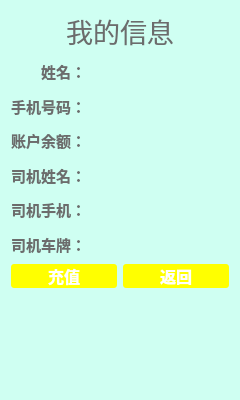
<?xml version="1.0" encoding="UTF-8"?>
<ui version="4.0">
 <class>InfoWidget</class>
 <widget class="QWidget" name="InfoWidget">
  <property name="geometry">
   <rect>
    <x>0</x>
    <y>0</y>
    <width>240</width>
    <height>400</height>
   </rect>
  </property>
  <property name="minimumSize">
   <size>
    <width>240</width>
    <height>400</height>
   </size>
  </property>
  <property name="maximumSize">
   <size>
    <width>240</width>
    <height>400</height>
   </size>
  </property>
  <property name="palette">
   <palette>
    <active>
     <colorrole role="WindowText">
      <brush brushstyle="SolidPattern">
       <color alpha="255">
        <red>0</red>
        <green>0</green>
        <blue>0</blue>
       </color>
      </brush>
     </colorrole>
     <colorrole role="Button">
      <brush brushstyle="SolidPattern">
       <color alpha="255">
        <red>207</red>
        <green>255</green>
        <blue>242</blue>
       </color>
      </brush>
     </colorrole>
     <colorrole role="Light">
      <brush brushstyle="SolidPattern">
       <color alpha="255">
        <red>255</red>
        <green>255</green>
        <blue>255</blue>
       </color>
      </brush>
     </colorrole>
     <colorrole role="Midlight">
      <brush brushstyle="SolidPattern">
       <color alpha="255">
        <red>231</red>
        <green>255</green>
        <blue>248</blue>
       </color>
      </brush>
     </colorrole>
     <colorrole role="Dark">
      <brush brushstyle="SolidPattern">
       <color alpha="255">
        <red>103</red>
        <green>127</green>
        <blue>121</blue>
       </color>
      </brush>
     </colorrole>
     <colorrole role="Mid">
      <brush brushstyle="SolidPattern">
       <color alpha="255">
        <red>138</red>
        <green>170</green>
        <blue>161</blue>
       </color>
      </brush>
     </colorrole>
     <colorrole role="Text">
      <brush brushstyle="SolidPattern">
       <color alpha="255">
        <red>0</red>
        <green>0</green>
        <blue>0</blue>
       </color>
      </brush>
     </colorrole>
     <colorrole role="BrightText">
      <brush brushstyle="SolidPattern">
       <color alpha="255">
        <red>255</red>
        <green>255</green>
        <blue>255</blue>
       </color>
      </brush>
     </colorrole>
     <colorrole role="ButtonText">
      <brush brushstyle="SolidPattern">
       <color alpha="255">
        <red>0</red>
        <green>0</green>
        <blue>0</blue>
       </color>
      </brush>
     </colorrole>
     <colorrole role="Base">
      <brush brushstyle="SolidPattern">
       <color alpha="255">
        <red>255</red>
        <green>255</green>
        <blue>255</blue>
       </color>
      </brush>
     </colorrole>
     <colorrole role="Window">
      <brush brushstyle="SolidPattern">
       <color alpha="255">
        <red>207</red>
        <green>255</green>
        <blue>242</blue>
       </color>
      </brush>
     </colorrole>
     <colorrole role="Shadow">
      <brush brushstyle="SolidPattern">
       <color alpha="255">
        <red>0</red>
        <green>0</green>
        <blue>0</blue>
       </color>
      </brush>
     </colorrole>
     <colorrole role="AlternateBase">
      <brush brushstyle="SolidPattern">
       <color alpha="255">
        <red>231</red>
        <green>255</green>
        <blue>248</blue>
       </color>
      </brush>
     </colorrole>
     <colorrole role="ToolTipBase">
      <brush brushstyle="SolidPattern">
       <color alpha="255">
        <red>255</red>
        <green>255</green>
        <blue>220</blue>
       </color>
      </brush>
     </colorrole>
     <colorrole role="ToolTipText">
      <brush brushstyle="SolidPattern">
       <color alpha="255">
        <red>0</red>
        <green>0</green>
        <blue>0</blue>
       </color>
      </brush>
     </colorrole>
    </active>
    <inactive>
     <colorrole role="WindowText">
      <brush brushstyle="SolidPattern">
       <color alpha="255">
        <red>0</red>
        <green>0</green>
        <blue>0</blue>
       </color>
      </brush>
     </colorrole>
     <colorrole role="Button">
      <brush brushstyle="SolidPattern">
       <color alpha="255">
        <red>207</red>
        <green>255</green>
        <blue>242</blue>
       </color>
      </brush>
     </colorrole>
     <colorrole role="Light">
      <brush brushstyle="SolidPattern">
       <color alpha="255">
        <red>255</red>
        <green>255</green>
        <blue>255</blue>
       </color>
      </brush>
     </colorrole>
     <colorrole role="Midlight">
      <brush brushstyle="SolidPattern">
       <color alpha="255">
        <red>231</red>
        <green>255</green>
        <blue>248</blue>
       </color>
      </brush>
     </colorrole>
     <colorrole role="Dark">
      <brush brushstyle="SolidPattern">
       <color alpha="255">
        <red>103</red>
        <green>127</green>
        <blue>121</blue>
       </color>
      </brush>
     </colorrole>
     <colorrole role="Mid">
      <brush brushstyle="SolidPattern">
       <color alpha="255">
        <red>138</red>
        <green>170</green>
        <blue>161</blue>
       </color>
      </brush>
     </colorrole>
     <colorrole role="Text">
      <brush brushstyle="SolidPattern">
       <color alpha="255">
        <red>0</red>
        <green>0</green>
        <blue>0</blue>
       </color>
      </brush>
     </colorrole>
     <colorrole role="BrightText">
      <brush brushstyle="SolidPattern">
       <color alpha="255">
        <red>255</red>
        <green>255</green>
        <blue>255</blue>
       </color>
      </brush>
     </colorrole>
     <colorrole role="ButtonText">
      <brush brushstyle="SolidPattern">
       <color alpha="255">
        <red>0</red>
        <green>0</green>
        <blue>0</blue>
       </color>
      </brush>
     </colorrole>
     <colorrole role="Base">
      <brush brushstyle="SolidPattern">
       <color alpha="255">
        <red>255</red>
        <green>255</green>
        <blue>255</blue>
       </color>
      </brush>
     </colorrole>
     <colorrole role="Window">
      <brush brushstyle="SolidPattern">
       <color alpha="255">
        <red>207</red>
        <green>255</green>
        <blue>242</blue>
       </color>
      </brush>
     </colorrole>
     <colorrole role="Shadow">
      <brush brushstyle="SolidPattern">
       <color alpha="255">
        <red>0</red>
        <green>0</green>
        <blue>0</blue>
       </color>
      </brush>
     </colorrole>
     <colorrole role="AlternateBase">
      <brush brushstyle="SolidPattern">
       <color alpha="255">
        <red>231</red>
        <green>255</green>
        <blue>248</blue>
       </color>
      </brush>
     </colorrole>
     <colorrole role="ToolTipBase">
      <brush brushstyle="SolidPattern">
       <color alpha="255">
        <red>255</red>
        <green>255</green>
        <blue>220</blue>
       </color>
      </brush>
     </colorrole>
     <colorrole role="ToolTipText">
      <brush brushstyle="SolidPattern">
       <color alpha="255">
        <red>0</red>
        <green>0</green>
        <blue>0</blue>
       </color>
      </brush>
     </colorrole>
    </inactive>
    <disabled>
     <colorrole role="WindowText">
      <brush brushstyle="SolidPattern">
       <color alpha="255">
        <red>103</red>
        <green>127</green>
        <blue>121</blue>
       </color>
      </brush>
     </colorrole>
     <colorrole role="Button">
      <brush brushstyle="SolidPattern">
       <color alpha="255">
        <red>207</red>
        <green>255</green>
        <blue>242</blue>
       </color>
      </brush>
     </colorrole>
     <colorrole role="Light">
      <brush brushstyle="SolidPattern">
       <color alpha="255">
        <red>255</red>
        <green>255</green>
        <blue>255</blue>
       </color>
      </brush>
     </colorrole>
     <colorrole role="Midlight">
      <brush brushstyle="SolidPattern">
       <color alpha="255">
        <red>231</red>
        <green>255</green>
        <blue>248</blue>
       </color>
      </brush>
     </colorrole>
     <colorrole role="Dark">
      <brush brushstyle="SolidPattern">
       <color alpha="255">
        <red>103</red>
        <green>127</green>
        <blue>121</blue>
       </color>
      </brush>
     </colorrole>
     <colorrole role="Mid">
      <brush brushstyle="SolidPattern">
       <color alpha="255">
        <red>138</red>
        <green>170</green>
        <blue>161</blue>
       </color>
      </brush>
     </colorrole>
     <colorrole role="Text">
      <brush brushstyle="SolidPattern">
       <color alpha="255">
        <red>103</red>
        <green>127</green>
        <blue>121</blue>
       </color>
      </brush>
     </colorrole>
     <colorrole role="BrightText">
      <brush brushstyle="SolidPattern">
       <color alpha="255">
        <red>255</red>
        <green>255</green>
        <blue>255</blue>
       </color>
      </brush>
     </colorrole>
     <colorrole role="ButtonText">
      <brush brushstyle="SolidPattern">
       <color alpha="255">
        <red>103</red>
        <green>127</green>
        <blue>121</blue>
       </color>
      </brush>
     </colorrole>
     <colorrole role="Base">
      <brush brushstyle="SolidPattern">
       <color alpha="255">
        <red>207</red>
        <green>255</green>
        <blue>242</blue>
       </color>
      </brush>
     </colorrole>
     <colorrole role="Window">
      <brush brushstyle="SolidPattern">
       <color alpha="255">
        <red>207</red>
        <green>255</green>
        <blue>242</blue>
       </color>
      </brush>
     </colorrole>
     <colorrole role="Shadow">
      <brush brushstyle="SolidPattern">
       <color alpha="255">
        <red>0</red>
        <green>0</green>
        <blue>0</blue>
       </color>
      </brush>
     </colorrole>
     <colorrole role="AlternateBase">
      <brush brushstyle="SolidPattern">
       <color alpha="255">
        <red>207</red>
        <green>255</green>
        <blue>242</blue>
       </color>
      </brush>
     </colorrole>
     <colorrole role="ToolTipBase">
      <brush brushstyle="SolidPattern">
       <color alpha="255">
        <red>255</red>
        <green>255</green>
        <blue>220</blue>
       </color>
      </brush>
     </colorrole>
     <colorrole role="ToolTipText">
      <brush brushstyle="SolidPattern">
       <color alpha="255">
        <red>0</red>
        <green>0</green>
        <blue>0</blue>
       </color>
      </brush>
     </colorrole>
    </disabled>
   </palette>
  </property>
  <property name="windowTitle">
   <string>Form</string>
  </property>
  <property name="autoFillBackground">
   <bool>true</bool>
  </property>
  <property name="styleSheet">
   <string notr="true"/>
  </property>
  <layout class="QGridLayout" name="gridLayout_2" rowstretch="1,6,2,3">
   <item row="0" column="0" colspan="2">
    <widget class="QLabel" name="label">
     <property name="font">
      <font>
       <family>华文行楷</family>
       <pointsize>20</pointsize>
      </font>
     </property>
     <property name="styleSheet">
      <string notr="true">color: rgb(108, 108, 108);</string>
     </property>
     <property name="text">
      <string>我的信息</string>
     </property>
     <property name="alignment">
      <set>Qt::AlignCenter</set>
     </property>
    </widget>
   </item>
   <item row="1" column="0" colspan="2">
    <layout class="QGridLayout" name="gridLayout" columnstretch="1,3">
     <item row="4" column="0">
      <widget class="QLabel" name="label_5">
       <property name="font">
        <font>
         <family>微软雅黑</family>
         <pointsize>11</pointsize>
         <weight>75</weight>
         <bold>true</bold>
        </font>
       </property>
       <property name="styleSheet">
        <string notr="true">color: rgb(108, 108, 108);</string>
       </property>
       <property name="text">
        <string>司机手机：</string>
       </property>
       <property name="alignment">
        <set>Qt::AlignRight|Qt::AlignTrailing|Qt::AlignVCenter</set>
       </property>
      </widget>
     </item>
     <item row="1" column="0">
      <widget class="QLabel" name="label_2">
       <property name="font">
        <font>
         <family>微软雅黑</family>
         <pointsize>11</pointsize>
         <weight>75</weight>
         <bold>true</bold>
        </font>
       </property>
       <property name="styleSheet">
        <string notr="true">color: rgb(108, 108, 108);</string>
       </property>
       <property name="text">
        <string>手机号码：</string>
       </property>
       <property name="alignment">
        <set>Qt::AlignRight|Qt::AlignTrailing|Qt::AlignVCenter</set>
       </property>
      </widget>
     </item>
     <item row="5" column="0">
      <widget class="QLabel" name="label_6">
       <property name="font">
        <font>
         <family>微软雅黑</family>
         <pointsize>11</pointsize>
         <weight>75</weight>
         <bold>true</bold>
        </font>
       </property>
       <property name="styleSheet">
        <string notr="true">color: rgb(108, 108, 108);</string>
       </property>
       <property name="text">
        <string>司机车牌：</string>
       </property>
       <property name="alignment">
        <set>Qt::AlignRight|Qt::AlignTrailing|Qt::AlignVCenter</set>
       </property>
      </widget>
     </item>
     <item row="0" column="1">
      <widget class="QLabel" name="label_nickname">
       <property name="font">
        <font>
         <family>微软雅黑</family>
         <pointsize>11</pointsize>
         <weight>75</weight>
         <bold>true</bold>
        </font>
       </property>
       <property name="styleSheet">
        <string notr="true">color: rgb(108, 108, 108);</string>
       </property>
       <property name="text">
        <string/>
       </property>
      </widget>
     </item>
     <item row="2" column="1">
      <widget class="QLabel" name="label_bal">
       <property name="font">
        <font>
         <family>微软雅黑</family>
         <pointsize>11</pointsize>
         <weight>75</weight>
         <bold>true</bold>
        </font>
       </property>
       <property name="styleSheet">
        <string notr="true">color: rgb(108, 108, 108);</string>
       </property>
       <property name="text">
        <string/>
       </property>
      </widget>
     </item>
     <item row="1" column="1">
      <widget class="QLabel" name="label_tel">
       <property name="font">
        <font>
         <family>微软雅黑</family>
         <pointsize>11</pointsize>
         <weight>75</weight>
         <bold>true</bold>
        </font>
       </property>
       <property name="styleSheet">
        <string notr="true">color: rgb(108, 108, 108);</string>
       </property>
       <property name="text">
        <string/>
       </property>
      </widget>
     </item>
     <item row="4" column="1">
      <widget class="QLabel" name="label_drvtel">
       <property name="font">
        <font>
         <family>微软雅黑</family>
         <pointsize>11</pointsize>
         <weight>75</weight>
         <bold>true</bold>
        </font>
       </property>
       <property name="styleSheet">
        <string notr="true">color: rgb(108, 108, 108);</string>
       </property>
       <property name="text">
        <string/>
       </property>
      </widget>
     </item>
     <item row="3" column="1">
      <widget class="QLabel" name="label_drvnickname">
       <property name="font">
        <font>
         <family>微软雅黑</family>
         <pointsize>11</pointsize>
         <weight>75</weight>
         <bold>true</bold>
        </font>
       </property>
       <property name="styleSheet">
        <string notr="true">color: rgb(108, 108, 108);</string>
       </property>
       <property name="text">
        <string/>
       </property>
      </widget>
     </item>
     <item row="3" column="0">
      <widget class="QLabel" name="label_7">
       <property name="font">
        <font>
         <family>微软雅黑</family>
         <pointsize>11</pointsize>
         <weight>75</weight>
         <bold>true</bold>
        </font>
       </property>
       <property name="styleSheet">
        <string notr="true">color: rgb(108, 108, 108);</string>
       </property>
       <property name="text">
        <string>司机姓名：</string>
       </property>
       <property name="alignment">
        <set>Qt::AlignRight|Qt::AlignTrailing|Qt::AlignVCenter</set>
       </property>
      </widget>
     </item>
     <item row="2" column="0">
      <widget class="QLabel" name="label_4">
       <property name="font">
        <font>
         <family>微软雅黑</family>
         <pointsize>11</pointsize>
         <weight>75</weight>
         <bold>true</bold>
        </font>
       </property>
       <property name="styleSheet">
        <string notr="true">color: rgb(108, 108, 108);</string>
       </property>
       <property name="text">
        <string>账户余额：</string>
       </property>
       <property name="alignment">
        <set>Qt::AlignRight|Qt::AlignTrailing|Qt::AlignVCenter</set>
       </property>
      </widget>
     </item>
     <item row="0" column="0">
      <widget class="QLabel" name="label_3">
       <property name="font">
        <font>
         <family>微软雅黑</family>
         <pointsize>11</pointsize>
         <weight>75</weight>
         <bold>true</bold>
        </font>
       </property>
       <property name="styleSheet">
        <string notr="true">color: rgb(108, 108, 108);</string>
       </property>
       <property name="text">
        <string>姓名：</string>
       </property>
       <property name="alignment">
        <set>Qt::AlignRight|Qt::AlignTrailing|Qt::AlignVCenter</set>
       </property>
      </widget>
     </item>
     <item row="5" column="1">
      <widget class="QLabel" name="label_drvcard">
       <property name="font">
        <font>
         <family>微软雅黑</family>
         <pointsize>11</pointsize>
         <weight>75</weight>
         <bold>true</bold>
        </font>
       </property>
       <property name="styleSheet">
        <string notr="true">color: rgb(108, 108, 108);</string>
       </property>
       <property name="text">
        <string/>
       </property>
      </widget>
     </item>
    </layout>
   </item>
   <item row="2" column="0">
    <widget class="QPushButton" name="pushButton_charge">
     <property name="font">
      <font>
       <family>微软雅黑</family>
       <pointsize>12</pointsize>
       <weight>75</weight>
       <bold>true</bold>
      </font>
     </property>
     <property name="styleSheet">
      <string notr="true">QPushButton {  background-color: rgb(255, 255, 0);color: rgb(255, 255, 255); border-radius: 3px; border-color: rgb(127, 127, 127); } QPushButton:hover { background-color: rgb(255, 255, 255);color: rgb(255, 255, 0);}
</string>
     </property>
     <property name="text">
      <string>充值</string>
     </property>
    </widget>
   </item>
   <item row="2" column="1">
    <widget class="QPushButton" name="pushButton_ret">
     <property name="font">
      <font>
       <family>微软雅黑</family>
       <pointsize>12</pointsize>
       <weight>75</weight>
       <bold>true</bold>
      </font>
     </property>
     <property name="styleSheet">
      <string notr="true">QPushButton {  background-color: rgb(255, 255, 0);color: rgb(255, 255, 255); border-radius: 3px; border-color: rgb(127, 127, 127); } QPushButton:hover { background-color: rgb(255, 255, 255);color: rgb(255, 255, 0);}
</string>
     </property>
     <property name="text">
      <string>返回</string>
     </property>
    </widget>
   </item>
   <item row="3" column="0" colspan="2">
    <spacer name="verticalSpacer">
     <property name="orientation">
      <enum>Qt::Vertical</enum>
     </property>
     <property name="sizeHint" stdset="0">
      <size>
       <width>20</width>
       <height>40</height>
      </size>
     </property>
    </spacer>
   </item>
  </layout>
 </widget>
 <resources/>
 <connections/>
</ui>
